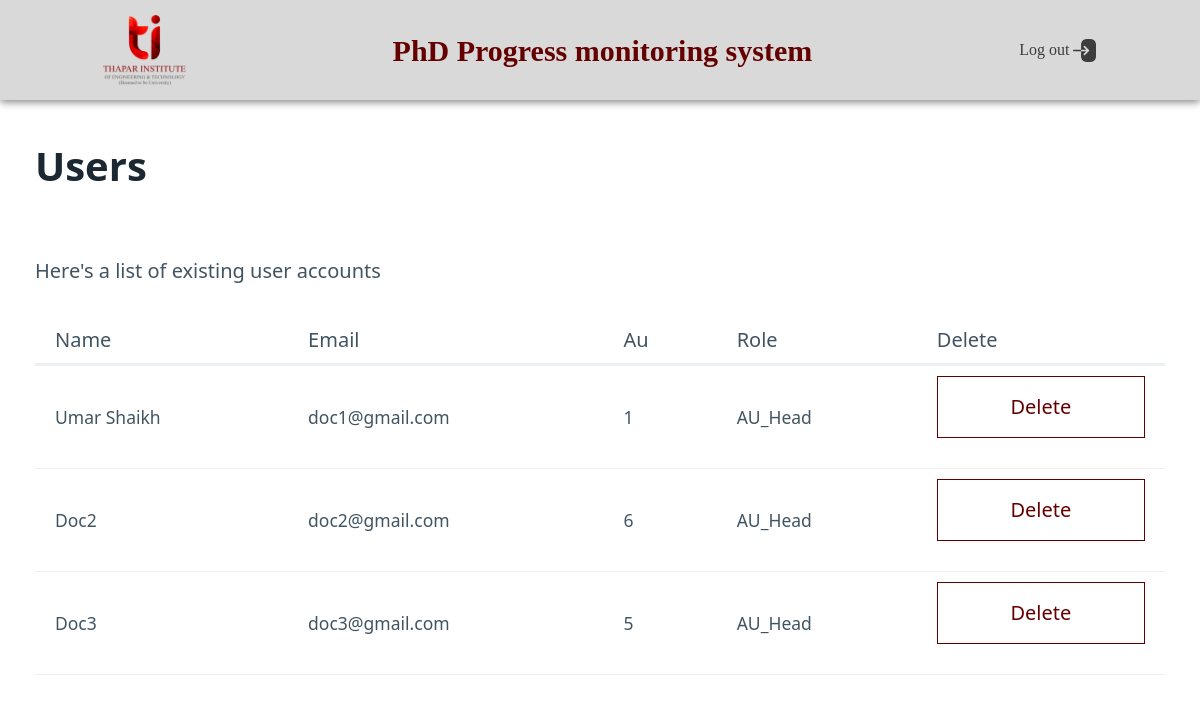
The page /manage_users (signed in) on the database its author committed.
### app.py (models this page shows)
class User(db.Model):
    email = db.Column(db.String(50), unique=True, nullable=False, primary_key=True)
    password = db.Column(db.String(300), nullable=False)
    role = db.Column(db.String(50), nullable=False)
    name = db.Column(db.String(50), nullable=False)
    Au = db.Column(db.String(50), nullable=False)

### app.py (the view)
@app.route('/manage_users', methods=['GET', 'POST'])
def manage_users():
    if session.get('role') == 'admin':
        users = User.query.filter(User.role != 'admin').all()
        print(users)
        users = [dict(email=user.email, password=user.password, role=user.role, name=user.name, Au=user.Au) for user in users]
        for user in users:
            del user['password']
        return render_template('manage_users.html', users=users)
    return redirect(url_for('login'))

### templates/manage_users.html (shortened to what this page needs)
<html data-theme="light">
    <head>
        <link rel="stylesheet" href="{{ url_for('static', filename='pico.min.css') }}">
      </head>
    <body>
      <nav class="nav">
        <div class="logo">
            <img src="{{ url_for('static', filename='images/tietlogo.png') }}" alt="logo">
        </div>
        <div class="brand">
            <strong>PhD Progress monitoring system</strong>
        </div>
        <div class="logout">
            <a href="/logout">Log out <img src="{{ url_for('static', filename='images/logout.png') }}" alt="logout"></a>
        </div>
    </nav>
        <div class="container">
            <div class="row">
                <div class="col-12">
                    <h1>Users</h1>
                    <p>Here's a list of existing user accounts</p>
                    <table class="table">
                        <thead>
                            <tr>
                                <th>Name</th>
                                <th>Email</th>
                                <th>Au</th>
                                <th>Role</th>
                                <th>Delete</th>
                            </tr>
                        </thead>
                        <tbody>
                            {% for user in users %}
                            <tr>
                                <td>{{ user.name }}</td>
                                <td>{{ user.email }}</td>
                                <td>{{ user.Au }}</td>
                                <td>{{ user.role }}</td>
                                <td>
                                    <button class="secondary" data-target="modal-delete-{{ user.email }}" onClick="toggleModal(event)"> Delete</button>
                                </td>
                            </tr>
                            {% endfor %}
                        </tbody>
                    </table>
                </div>
            </div>
        </div>
    </body>
</html>

### templates/manage_users.html (style rules this page uses)
.secondary { background-color: white; color: #640000; border-color: #640000; border-radius: 0; }
.nav { background-color: #D9D9D9; color: #640000; min-height: 100px; display: flex; align-items: center; justify-content: space-around; margin-bottom: 3%; box-shadow: 0 2px 8px grey; font-family: 'Times New Roman', Times, serif; font-size: 30px; }
.nav img { height: 70px; }
.logout a { color: #3D3D3D; cursor: pointer; text-decoration: none; font-size: medium; }
.logout img { height: 23px; }

### rows shown on the page
User: name "Umar Shaikh", email "doc1@gmail.com", Au "1", role "AU_Head"
User: name "Doc2", email "doc2@gmail.com", Au "6", role "AU_Head"
User: name "Doc3", email "doc3@gmail.com", Au "5", role "AU_Head"
